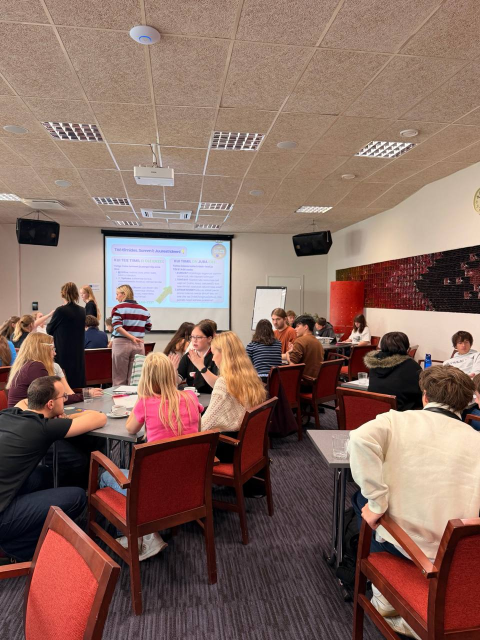
#> input picture assets/laager/laager-01.jpg, 960 x 1280 px, given in place of mario.png, which was not available (shown at 1/2 size)
$ python optimize-images.py
#> lines starting #> are read from the running program, lines starting #| are printed output that depends on the picture
"""Create web-sized image variants while preserving the original files."""

from pathlib import Path

from PIL import Image, ImageOps


ROOT = Path(__file__).resolve().parents[1]


def save_webp(source: Path, destination: Path, max_width: int, quality: int) -> None:
#> called with max_width = 480, quality = 80
    with Image.open(source) as opened:
#> opened is the input picture: PIL image 960x1280 RGB; mean R, G, B 134.1, 104.7, 95.2
        image = ImageOps.exif_transpose(opened)
        width, height = image.size
#> width = 960; height = 1280

        if width > max_width:
            target_height = round(height * max_width / width)
#> target_height = 640
            image = image.resize(
                (max_width, target_height),
                Image.Resampling.LANCZOS,
            )
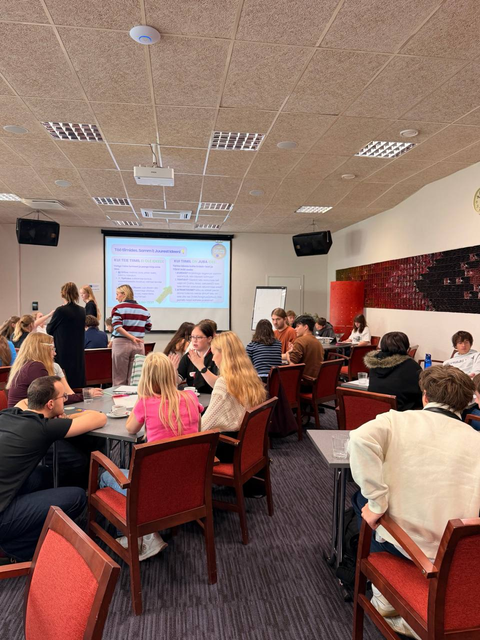
#> image: PIL image 480x640 RGB; mean R, G, B 134.1, 104.7, 95.2

        destination.parent.mkdir(parents=True, exist_ok=True)
        image.save(destination, "WEBP", quality=quality, method=6)

        size_kib = destination.stat().st_size / 1024
        print(
            f"{destination.relative_to(ROOT)}: "
            f"{image.width}x{image.height}, {size_kib:.0f} KiB"
        )
#| assets/team/optimized/mario-480.webp: 480x640, 53 KiB


def optimize_team() -> None:
    source_dir = ROOT / "assets" / "team"
    output_dir = source_dir / "optimized"

    for name in ("mario", "mihhail", "egor", "sofia", "jekaterina", "andrei"):
        source = source_dir / f"{name}.png"

        for width in (480, 960):
            save_webp(
                source,
                output_dir / f"{name}-{width}.webp",
                max_width=width,
                quality=80,
            )
#> pass 2 of the loop in optimize_team, `for name in ("mario", "mihhail", "egor", "sofia", "jekaterina", "andre..`:
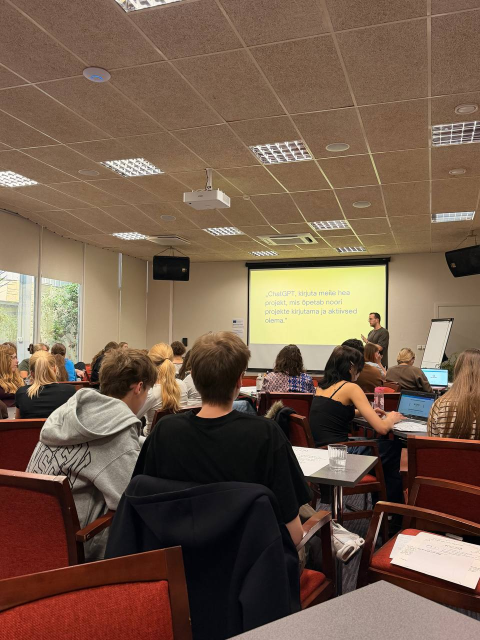
#> input picture assets/laager/laager-02.jpg, 960 x 1280 px, given in place of mihhail.png, which was not available (shown at 1/2 size)
#> in save_webp, opened is the input picture: PIL image 960x1280 RGB; mean R, G, B 115.7, 92, 74.5
#> in save_webp (call 3), `image = image.resize( (max_width, target_height), Image.Resampling.LAN..`:
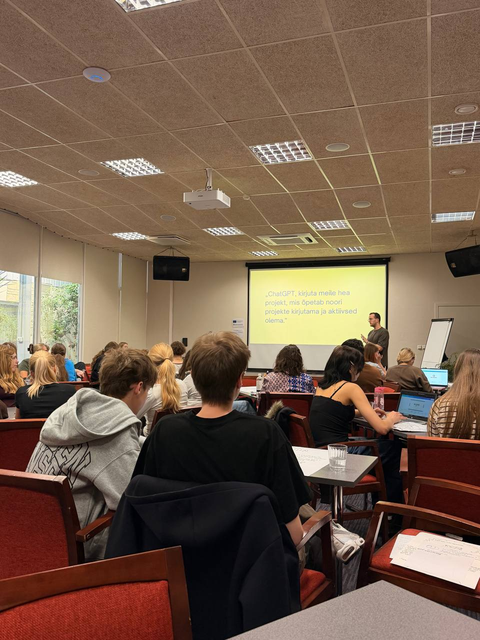
#> image: PIL image 480x640 RGB; mean R, G, B 115.7, 92, 74.5
#| assets/team/optimized/mihhail-480.webp: 480x640, 42 KiB


# [61 lines left out: functions optimize_gala, optimize_street_dance, optimize_news, optimize_icons, not called in this run]


if __name__ == "__main__":
#> (the run stopped early here; a loop or call above may not have finished)
